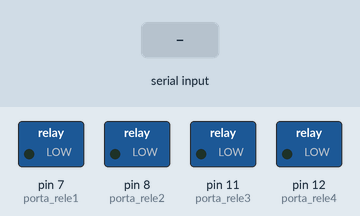
Recording of a sketch running on a simulated Arduino Uno, built with avr-gcc and run on an emulated ATmega328P. On the bench: switched loads named in the sketch (green lamp = pin HIGH). The test bench sets the inputs (shaded band).

Above: at 1.2 s.
1.3 s: "F" received over Serial
At 2.0 s:
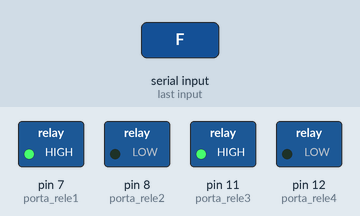
2.8 s: "B" received over Serial
At 3.1 s:
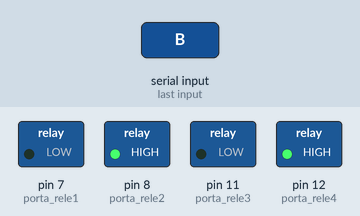
4.3 s: "L" received over Serial
At 5.5 s:
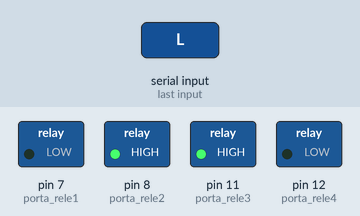
5.8 s: "R" received over Serial
At 6.6 s:
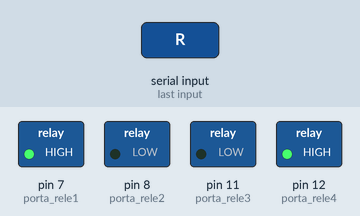
7.3 s: "S" received over Serial
At 7.8 s:
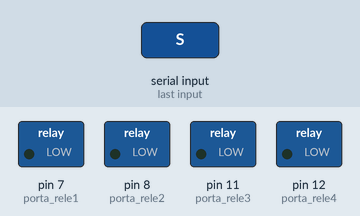
8.8 s: "G" received over Serial
At 10.1 s:
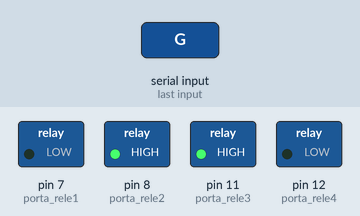
Timing chart, 0 to 11.3 s (numbered marks = the images above; inputs shaded):
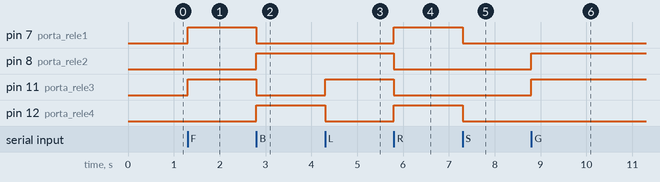

The sketch:

GROBOT_Robo_Sumo_Programacao.ino
```cpp
//Biblioteca para uso do IR
//#include <IRremote.h>

/* Setup IR
int RECV_PIN = 10;            //Pino 5 infra vermelho
float botao = 0xE17A9C63;     //Substituir pelo hex do botao - Botão de teste (BOTÃO DESLIGA/LIGA Controle Remoto da NET)
float armazena;               //Armazena dados recebidos IR

IRrecv irrecv(RECV_PIN);
decode_results results;
*/

char data = 0;                //Var Armazena dados recebidos Bluetooth

int porta_rele1 = 7;          //Porta ligada ao pino IN1 do modulo 1
int porta_rele2 = 8;          //Porta ligada ao pino IN2 do modulo 1

int porta_rele3 = 11;         //Porta ligada ao pino IN1 do modulo 2
int porta_rele4 = 12;         //Porta ligada ao pino IN2 do modulo 2

void sstop()
{
   digitalWrite(porta_rele1, LOW);
   digitalWrite(porta_rele2, LOW);
   digitalWrite(porta_rele3, LOW);
   digitalWrite(porta_rele4, LOW);
}

void setup()
{
  Serial.begin(9600);
  //irrecv.enableIRIn(); // Inicializa o receptor IR
  pinMode(porta_rele1, OUTPUT);
  pinMode(porta_rele2, OUTPUT);
  pinMode(porta_rele3, OUTPUT);
  pinMode(porta_rele4, OUTPUT);
  sstop();
}

/* Função KILLSWITCH - Retirada do G-Robot 2.0
void kill(int pausa)
{
   digitalWrite(porta_rele1, LOW);
   digitalWrite(porta_rele2, LOW);
   digitalWrite(porta_rele3, LOW);
   digitalWrite(porta_rele4, LOW);
   Serial.println("");
   Serial.println("  PAROU ROBO!!!!!");
   delay(pausa);
   Serial.println("VOLTOU O PROGRAMA");
}
*/

void forward()
{
   digitalWrite(porta_rele1, HIGH);
   digitalWrite(porta_rele2, LOW);

   digitalWrite(porta_rele3, HIGH);
   digitalWrite(porta_rele4, LOW);
}

void back()
{
   digitalWrite(porta_rele1, LOW);
   digitalWrite(porta_rele2, HIGH);

   digitalWrite(porta_rele3, LOW);
   digitalWrite(porta_rele4, HIGH);
}

void left()
{
   digitalWrite(porta_rele1, LOW);
   digitalWrite(porta_rele2, HIGH);

   digitalWrite(porta_rele3, HIGH);
   digitalWrite(porta_rele4, LOW);
}

void right()
{
   digitalWrite(porta_rele1, HIGH);
   digitalWrite(porta_rele2, LOW);

   digitalWrite(porta_rele3, LOW);
   digitalWrite(porta_rele4, HIGH);
}


void loop()
{

/* Função para Ativar IR como KILLSWITCH - Retirada do G-Robot 2.0
  //Ativando INFRA VERMELHO
  if (irrecv.decode(&results))
  {
    Serial.print("Valor lido : ");
    Serial.println(results.value, HEX);
    armazena = results.value;

    irrecv.resume(); //Le o próximo valor

    if(armazena == botao)
      kill(10000);
  }
*/

  //Ativando BLUETOOTH
  if(Serial.available() > 0)  //Aguarda receber sinal de entrada do BT
  {
    data = Serial.read();     //Lê os dados recebidos bluetooth
  //Serial.print(data);       //Imprime valor para o monitor serial - Debug

    if (data == 'S')
    {
       //Serial.println("STOP!");
       sstop();
    }

    if (data == 'F')
    {
       //Serial.println("foward");
       forward();
    }

    if (data == 'B')
    {
        //Serial.println("back");
        back();
    }

    if (data == 'L' || data == 'G' || data == 'J')
    {
        //Serial.println("left");
        left();
    }

    if (data == 'R' || data == 'I' || data == 'H')
    {
       //Serial.println("right");
       right();
    }
  }
}
```

Measured:
- after the input at 1.3 s, pin 7 (porta_rele1), pin 11 (porta_rele3): LOW → HIGH at once
- after the input at 2.8 s, pin 7 (porta_rele1), pin 11 (porta_rele3): HIGH → LOW at once; pin 8 (porta_rele2), pin 12 (porta_rele4): LOW → HIGH at once
- after the input at 4.3 s, pin 11 (porta_rele3): LOW → HIGH at once; pin 12 (porta_rele4): HIGH → LOW at once
- after the input at 5.8 s, pin 7 (porta_rele1), pin 12 (porta_rele4): LOW → HIGH at once; pin 8 (porta_rele2), pin 11 (porta_rele3): HIGH → LOW at once
- after the input at 7.3 s, pin 7 (porta_rele1), pin 12 (porta_rele4): HIGH → LOW at once
- after the input at 8.8 s, pin 8 (porta_rele2), pin 11 (porta_rele3): LOW → HIGH at once
